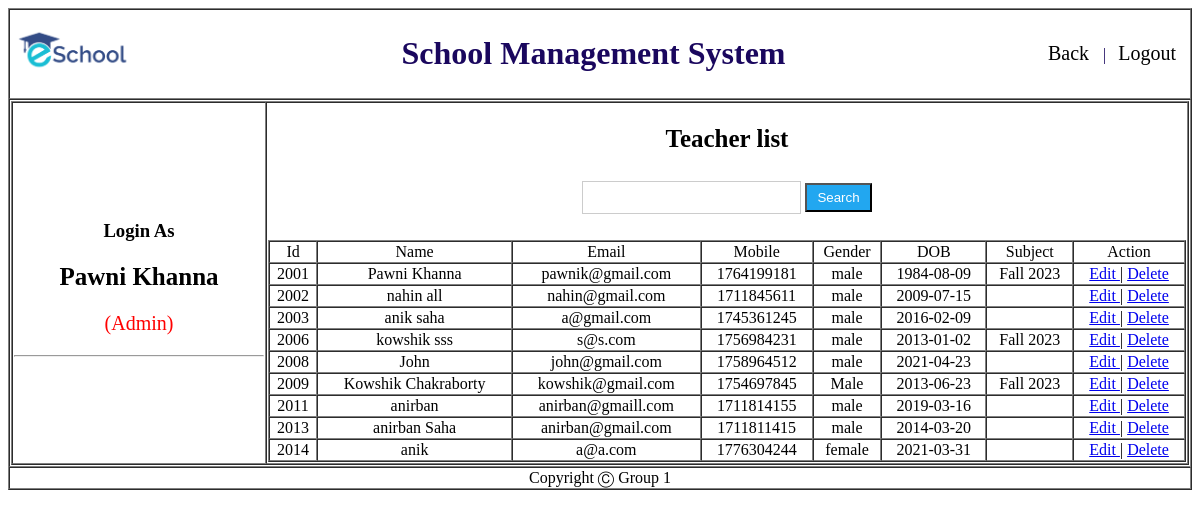
The app's page /Admin/view/viewTeacher.php (signed in) with its own data.
### tables this page shows
CREATE TABLE `teacher` (
  `id` varchar(20) NOT NULL,
  `name` varchar(70) NOT NULL,
  `email` varchar(70) NOT NULL,
  `mobile` varchar(70) NOT NULL,
  `gender` varchar(70) NOT NULL,
  `dob` date NOT NULL,
  `subject` varchar(30) NOT NULL,
  `password` varchar(70) NOT NULL
);

### Admin/Model/teacherModel.php (called while the page is built, shortened)
<?php
function allUserList(){
    $conn = getConnection();
    $sql = "select * from teacher";
    $result = mysqli_query($conn, $sql);
    $users =[];
		while($row = mysqli_fetch_assoc($result)){
			array_push($users, $row);
		}
		return $users;
}
?>

### Admin/View/viewTeacher.php (the view, shortened to what this page needs)
<?php
	include('header.php');
	include_once('../model/teacherModel.php');
	$UsersList = allUserList();
?>
              <td>
                <center><h2>Teacher list</h2>
									<input type="text" name="name" id="name" onkeyup="ajax()" />
									<input type="button" name="" value="Search">
								</center>
								<div id="myh1" class="">
									<br>
								<?php
								echo "<table border = 1 width='100%' cellspacing = 0  >
								<tr align = 'center'>
								    <td>Id</td>
								    <td>Name</td>
								    <td>Email</td>
								    <td>Mobile</td>
										<td>Gender</td>
										<td>DOB</td>
										<td>Subject</td>
								    <td>Action</td>
								</tr>";
								for($i = 0; $i<count($UsersList); $i++){
								    echo "<tr align = 'center'>
								    <td>{$UsersList[$i]['id']}</td>
								    <td>{$UsersList[$i]['name']}</td>
								    <td>{$UsersList[$i]['email']}</td>
								    <td>{$UsersList[$i]['mobile']}</td>
										<td>{$UsersList[$i]['gender']}</td>
										<td>{$UsersList[$i]['dob']}</td>
										<td>{$UsersList[$i]['subject']}</td>
								    <td> <a href='editTeacher.php?id={$UsersList[$i]['id']}'> Edit </a> | <a href='deleteTeacher.php?id={$UsersList[$i]['id']}'> Delete </a>  </td>
								</tr>";
								}
								echo "</table>";
								?>
								</div>
              </td>
            </tr>
          </table>
        </td>
      </tr>
      <?php include('footer.php'); ?>

### Admin/Style/sidebar.css (style rules this page uses)
#navigation h2 { font-size: 25px; text-align: center; }
input[type=button] { background-color: #22A7F0; width: auto; color: white; padding: 5px 10px; cursor: pointer; }
input[type=text],input[type=email], input[type=password] { padding: 8px 20px; margin: 8px 0; display: inline-block; border: 1px solid #ccc; box-sizing: border-box; }

### records on screen
teacher: id "2001", name "Pawni Khanna", email "pawnik@gmail.com", mobile "1764199181", gender "male", dob "1984-08-09", subject "Fall 2023"
teacher: id "2002", name "nahin all", email "nahin@gmail.com", mobile "1711845611", gender "male", dob "2009-07-15"
teacher: id "2003", name "anik saha", email "a@gmail.com", mobile "1745361245", gender "male", dob "2016-02-09"
teacher: id "2006", name "kowshik sss", email "s@s.com", mobile "1756984231", gender "male", dob "2013-01-02", subject "Fall 2023"
teacher: id "2008", name "John", email "john@gmail.com", mobile "1758964512", gender "male", dob "2021-04-23"
teacher: id "2009", name "Kowshik Chakraborty", email "kowshik@gmail.com", mobile "1754697845", gender "Male", dob "2013-06-23", subject "Fall 2023"
teacher: id "2011", name "anirban", email "anirban@gmaill.com", mobile "1711814155", gender "male", dob "2019-03-16"
teacher: id "2013", name "anirban Saha", email "anirban@gmail.com", mobile "1711811415", gender "male", dob "2014-03-20"
teacher: id "2014", name "anik", email "a@a.com", mobile "1776304244", gender "female", dob "2021-03-31"

### other values on screen
$_COOKIE['name'] "Pawni Khanna"
